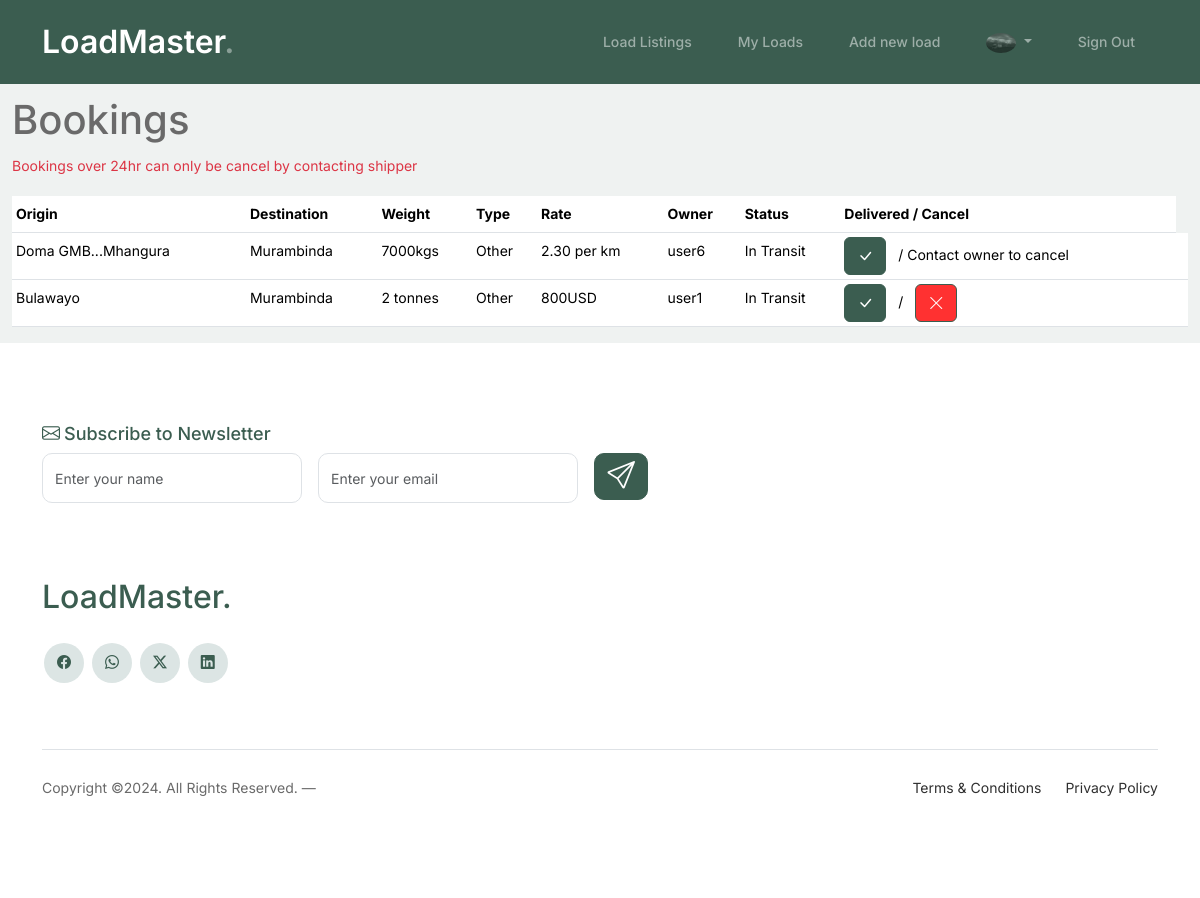
/loads/gilbert/bookings (signed in), run on the app's committed database.
### main/models.py (models this page shows, shortened)
class User(AbstractUser):
    pass

class Profile(models.Model):
    user = models.OneToOneField(User, on_delete=models.CASCADE, related_name='profile')
    organisation = models.CharField(max_length=50)
    phone_regex = RegexValidator(regex=r'^\+?1?\d{9,15}$', message="Phone number must be entered in the format: '+999999999'. Up to 15 digits allowed.")
    phone_number = models.CharField(validators=[phone_regex], max_length=17)
    email = models.EmailField(max_length=254)
    image = models.ImageField(default='profile_pics/default.png', upload_to='profile_pics')
    created = models.DateTimeField(auto_now_add=True)

### loads/models.py (models this page shows, shortened)
class LoadStatus(models.Model):
    class Status(models.TextChoices):
        AVAILABLE = "A", ("Available")
        IN_TRANSIT = "I", ("In Transit")
        DELIVERED = "D", ("Delivered")
    load = models.OneToOneField(Load, on_delete=models.CASCADE)
    status = models.CharField(max_length=1, choices=Status.choices, default=Status.AVAILABLE)
    transporter = models.ForeignKey(Profile, on_delete=models.CASCADE)
    updated = models.DateTimeField(auto_now=True)
    def pub_within_24(self):
        return timezone.now() - self.updated <=  datetime.timedelta(hours=24)

class Load(models.Model):
    class Type (models.TextChoices):
        REFEER = "R", ("Reefer")
        FLATBED = "F", ("Flatbed")
        SIDE_CURTAIN = "S", ("Side Curtain")
        OTHER = "O", ("Other")
        VAN = "V", ("Van")
    origin = models.ForeignKey(Location, related_name='outgoing', on_delete=models.CASCADE)
    destination = models.ForeignKey(Location, related_name='incoming', on_delete=models.CASCADE)
    type = models.CharField(max_length=1, choices=Type.choices, default=Type.FLATBED)
    owner = models.ForeignKey(Profile, on_delete=models.CASCADE)
    weight = models.CharField(max_length=20)
    rate = models.CharField(max_length=20)
    created = models.DateTimeField(auto_now_add=True)
    updated = models.DateTimeField(auto_now=True)
    class Meta:
        ordering = ["-created"]

class Location(models.Model):
    address_1 = models.CharField(max_length=200, null=True, blank=True)
    address_2 = models.CharField(max_length=200, null=True, blank=True)
    city = models.CharField(max_length=200)
    country = models.CharField(max_length=100, default='Zimbabwe')
    def __str__(self):
        if self.address_1:
            return f"{self.address_1[:17]}...{self.city}"
        return f"{self.city}"

### loads/views.py (the view)
# urls.py: path('<str:user>/bookings', views.my_bookings, name='bookings'),
@login_required
def my_bookings(request, user):
    bookings = LoadStatus.objects.filter(transporter__user__username=user, status="I")
    return render(request, 'loads/my_bookings.html', {'bookings': bookings})

### loads/templates/loads/my_bookings.html (shortened to what this page needs)
{% extends "account/base_entrance.html" %}
{% load i18n %}
{% load static %}
{% load allauth account %}
{% block content %}
<div class="py-5"></div>
<div class="container-fluid">
    <h1>Bookings</h1>
    <p class="text-danger">Bookings over 24hr can only be cancel by contacting shipper</p>
    {% if bookings %}
    <div class="table-responsive">
        <table class="table table-sm">
          <thead class="line bg-green">
            <tr>
              <th scope="col">Origin</th>
              <th scope="col">Destination</th>
              <th scope="col">Weight</th>
              <th scope="col">Type</th>
              <th scope="col">Rate</th>
              <th scope="col">Owner</th>
              <th scope="col">Status</th>
              <th scope="col">Delivered / Cancel </th>
            </tr>
        </thead>
        <tbody>
            {% for booking in bookings %}
           <tr class="table-row cursor-auto">
                <td class="text-truncate">{{ booking.load.origin }}</td>
                <td class="text-truncate">{{ booking.load.destination }}</td>
                <td class="text-truncate">{{ booking.load.weight }}</td>
                <td class="text-truncate">{{ booking.load.get_type_display }}</td>
                <td class="text-truncate">{{ booking.load.rate }}</td>
                <td class="text-truncate">{{ booking.load.owner.user }}</td>
                <td class="text-truncate">{{ booking.get_status_display }}</td>
                <td class="text-truncate">
                    <a href="{% url 'loads:mark_delivered' booking.transporter.id %}" class="bi bi-check-lg btn btn-primary me-2"></a> /
                    {% if booking.pub_within_24 %}
                    <a href="{% url 'loads:cancel_booking' booking.load.id %}" class="ms-2 btn btn-danger bi bi-x-lg"></a>
                      {% else %}
                      <span>Contact owner to cancel</span>
                    {% endif %}
                <td>
            </tr>
            {% endfor %}
          </tbody>
        </table>
      </div>
      {% else %}
      <p class="text-center fs-3">You have no loads postings </p>
      <a href="{% url 'loads:loads' %}" class="text-center d-block fs-4"><i class="bi bi-arrow-counterclockwise text-success"></i></a>
      {% endif %}
    </div>
{% endblock content %}

### templates/allauth/layouts/base.html (shortened to what this page needs)
{% load i18n %}
{% load static %}
<!DOCTYPE html>
<html>
    <head>
        <link href="https://cdn.jsdelivr.net/npm/bootstrap@5.3.3/dist/css/bootstrap.min.css" rel="stylesheet">
        <link rel="stylesheet" href="https://cdn.jsdelivr.net/npm/bootstrap-icons@1.11.3/font/bootstrap-icons.min.css">
        <link rel="stylesheet" href="{% static 'css/style.css' %}">
    </head>
    <body>
        {% block body %}
        <nav class="custom-navbar navbar navbar navbar-expand-md navbar-dark bg-dark fixed-top" arial-label="Furni navigation bar">
			<div class="container">
				<a class="navbar-brand" href="{% url 'main:home' %}">LoadMaster<span>.</span></a>
				<div class="collapse navbar-collapse" id="navbarsFurni">
					<ul class="custom-navbar-nav navbar-nav ms-auto mb-2 mb-md-0">
						<li class="nav-item"><a class="nav-link" href="{% url 'loads:loads' %}">Load Listings</a></li>
						<li class="nav-item"><a class="nav-link" href="{% url 'loads:my_loads' %}">My Loads</a></li>
						<li class="nav-item"> <a class="nav-link" href="{% url 'loads:new_load' %}">Add new load</a></li>
					</ul>
					<ul class="custom-navbar-nav navbar-nav mb-2 mb-md-0 navbar-dark">
                        {% if user.is_authenticated %}
                        {% url 'account_logout' as logout_url %}
                        {% if logout_url %}
                        <li class="nav-item dropdown">
                          <a class="nav-link dropdown-toggle" href="#" role="button" data-bs-toggle="dropdown" aria-expanded="false">
                              <img src="{{ user.profile.image.url }}" alt="profile pic" style="width: 30px; border-radius: 50%;">
                          </a>
                        </li>
                        <li class="nav-item">
                                <a href="{{ logout_url }}" class="nav-link">{% trans "Sign Out" %}</a>
                        </li>
                        {% endif %}
                    {% endif %}
                    </ul>
				</div>
			</div>
		</nav>
            {% block content %}
            {% endblock content %}
            <footer class="footer-section">
                <div class="container relative">
                    <div class="row">
                        <div class="col-lg-8">
                            <div class="subscription-form">
                                <h3 class="d-flex align-items-center"><span class="me-1"><i class="bi bi-envelope"></i></span><span>Subscribe to Newsletter</span></h3>
                                <form action="#" class="row g-3">
                                    <div class="col-auto">
                                        <input type="text" class="form-control" placeholder="Enter your name">
                                    </div>
                                    <div class="col-auto">
                                        <input type="email" class="form-control" placeholder="Enter your email">
                                    </div>
                                    <div class="col-auto">
                                        <button class="btn btn-primary">
                                            <i class="bi bi-send h3"></i>
                                        </button>
                                    </div>
                                </form>
                            </div>
                        </div>
                    </div>
                    <div class="row g-5 mb-5">
                        <div class="col-lg-4">
                            <div class="mb-4 footer-logo-wrap"><a href="#" class="footer-logo">LoadMaster<span>.</span></a></div>
                            <ul class="list-unstyled custom-social">
                                <li><a href="#"><i class="bi bi-facebook"></i></a></li>
                                <li><a href="#"><i class="bi bi-whatsapp"></i></a></li>
                                <li><a href="#"><i class="bi bi-twitter-x"></i></a></li>
                                <li><a href="#"><i class="bi bi-linkedin"></i></a></li>
                            </ul>
                        </div>
                    </div>
                    <div class="border-top copyright">
                        <div class="row pt-4">
                            <div class="col-lg-6">
                                <p class="mb-2 text-center text-lg-start">Copyright &copy;<script>document.write(new Date().getFullYear());</script>. All Rights Reserved. &mdash;
                </p>
                            </div>
                            <div class="col-lg-6 text-center text-lg-end">
                                <ul class="list-unstyled d-inline-flex ms-auto">
                                    <li class="me-4"><a href="#">Terms &amp; Conditions</a></li>
                                    <li><a href="#">Privacy Policy</a></li>
                                </ul>
                            </div>
                        </div>
                    </div>
                </div>
            </footer>
        {% endblock body %}
    </body>
</html>

### assets/css/style.css (style rules this page uses)
body { overflow-x: hidden; position: relative; }
body { font-family: "Inter", sans-serif; font-weight: 400; line-height: 28px; color: #6a6a6a; font-size: 14px; background-color: #eff2f1; }
a { text-decoration: none; -webkit-transition: .3s all ease; -o-transition: .3s all ease; transition: .3s all ease; color: #2f2f2f; text-decoration: underline; }
.custom-navbar { background: #3b5d50 !important; padding-top: 20px; padding-bottom: 20px; }
.custom-navbar .navbar-brand { font-size: 32px; font-weight: 600; }
.custom-navbar .navbar-brand > span { opacity: .4; }
@media (min-width: 992px) { .custom-navbar .custom-navbar-nav li { margin-left: 15px; margin-right: 15px; } }
.custom-navbar .custom-navbar-nav li a { font-weight: 500; color: #ffffff !important; opacity: .5; -webkit-transition: .3s all ease; -o-transition: .3s all ease; transition: .3s all ease; position: relative; }
@media (min-width: 768px) { .custom-navbar .custom-navbar-nav li a:before { content: ""; position: absolute; bottom: 0; left: 8px; right: 8px; background: #f9bf29; height: 5px; opacity: 1; visibility: visible; width: 0; -webkit-transition: .15s all ease-out; -o-transition: .15s all ease-out; transition: .15s all ease-out; } }
.btn { font-weight: 600; color: #ffffff; background: #2f2f2f; border-color: #2f2f2f; }
.btn.btn-primary { background: #3b5d50; border-color: #3b5d50; }
.btn.btn-danger { background: rgba(255, 0, 0, 0.808); border-color: #3b5d50; }
.footer-section { padding: 80px 0; background: #ffffff; }
.footer-section .relative { position: relative; }
.footer-section a { text-decoration: none; color: #2f2f2f; -webkit-transition: .3s all ease; -o-transition: .3s all ease; transition: .3s all ease; }
.footer-section .subscription-form { margin-bottom: 40px; position: relative; z-index: 2; margin-top: 100px; }
@media (min-width: 992px) { .footer-section .subscription-form { margin-top: 0px; margin-bottom: 80px; } }
.footer-section .subscription-form h3 { font-size: 18px; font-weight: 500; color: #3b5d50; }
.footer-section .subscription-form .form-control { height: 50px; border-radius: 10px; font-family: "Inter", sans-serif; }
.footer-section .subscription-form .btn { border-radius: 10px !important; }
.footer-section .footer-logo-wrap .footer-logo { font-size: 32px; font-weight: 500; text-decoration: none; color: #3b5d50; }
.footer-section .custom-social li { margin: 2px; display: inline-block; }
.footer-section .custom-social li a { width: 40px; height: 40px; text-align: center; line-height: 40px; display: inline-block; background: #dce5e4; color: #3b5d50; border-radius: 50%; }
.footer-section .border-top { border-color: #dce5e4; }
.footer-section .border-top.copyright { font-size: 14px !important; }
.form-control { height: 50px; border-radius: 10px; font-family: "Inter", sans-serif; }

### data on the page
User: profile.image (picture)
LoadStatus: load.origin "Doma GMB...Mhangura", load.destination "Murambinda", load.weight "7000kgs", load.type "Other", load.rate "2.30 per km", load.owner.user "user6", status "In Transit", shows "Contact owner to cancel"
LoadStatus: load.origin "Bulawayo", load.destination "Murambinda", load.weight "2 tonnes", load.type "Other", load.rate "800USD", load.owner.user "user1", status "In Transit"
